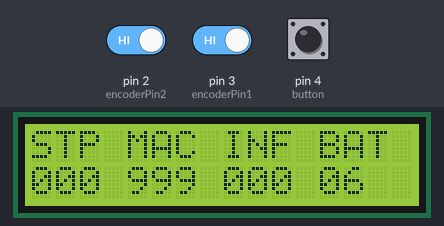
Bench run of a sketch on a simulated Arduino Uno, built with avr-gcc and run on an emulated ATmega328P. Shown: 16×2 character LCD. Inputs (shaded band) come from the test bench; at power-on: pin 3 (encoderPin1) HIGH, pin 4 (button) HIGH, pin 2 (encoderPin2) HIGH.

Above: at 1.2 s.
1.3 s: pin 3 (encoderPin1) driven LOW
At 2.5 s:
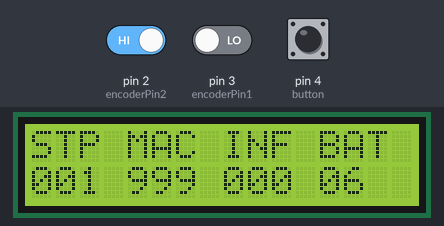
2.8 s: pin 4 (button) pulled LOW for 0.15 s
At 4.3 s:
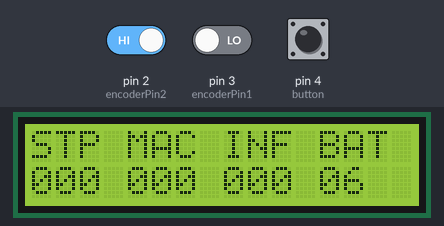
Timing chart, 0 to 5.8 s (numbered marks = the images above; inputs shaded):
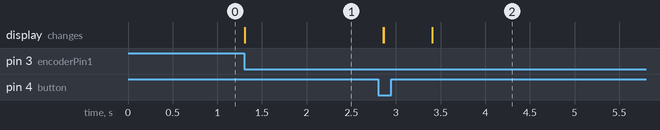

Measured:
- after the input at 1.3 s, the display: changes at once (image 1)
- after the input at 2.8 s, the display: first changes after 0.06 s (image 2 shows a later state)

The sketch:

stepper_ff_paralcd.ino
```cpp
// (licence header left out)
#include "OneButton.h" //this library allows buttons to call mutiple events: http://www.mathertel.de/Arduino/OneButtonLibrary.aspx
#include <LiquidCrystal.h>

// initialize the library with the numbers of the interface pins
LiquidCrystal lcd(12, 11, 10, 9, 8, 7);

OneButton button(4, true); // Setup a OneButton on pin 4.
// Connect a stepper motor with 48 steps per revolution (7.5 degree)
// to motor port #2 (M3 and M4)

int encoderPin1 = 3;
int encoderPin2 = 2;
volatile int lastEncoded = 0;
int encoderValue;
long lastencoderValue = 0;
int lastMSB = 0;
int lastLSB = 0;
int lens;
int infinity =0 ;
int macro = 999;
int hardstop = 0;
int mark1;
int mark2;
int mark3;
int dist = 0;
int bat = 6;
char buffer [16];     //used with sprintinf to format text for LCD
int n;                //used with sprintinf to format text for LCD
long previoushardstop;

void setup() {

  Serial.println("Stepper test!");
  pinMode(encoderPin1, INPUT);
  pinMode(encoderPin2, INPUT);
  digitalWrite(encoderPin1, HIGH); //turn pullup resistor on
  digitalWrite(encoderPin2, HIGH); //turn pullup resistor on

button.attachDoubleClick(infinityFunction); // link the recordFunction to be called on a doubleclick event.
button.attachClick (macroFunction);    // link the reverseFunction to be called on a click (short click) event.
  button.attachPress (resetFunction);   // link the playbackFunction to be called on a press (long click) event.
lcd.begin(16, 2);
lcd.clear();
}

void loop() {
  button.tick(); //this checks for a button press event

  lcd.setCursor(0, 0);
  lcd.print("STP MAC INF BAT");
  lcd.setCursor(0, 1);
 n=sprintf (buffer, "%03d %03d %03d %02d ",hardstop, macro, infinity, bat);
  lcd.print(buffer); ///< You will get “000 00 00 00 00″


  int MSB = digitalRead(encoderPin1); //MSB = most significant bit
  int LSB = digitalRead(encoderPin2); //LSB = least significant bit

  int encoded = (MSB << 1) |LSB; //converting the 2 pin value to single number
  int sum  = (lastEncoded << 2) | encoded; //adding it to the previous encoded value


  if(sum == 0b1101 || sum == 0b0100 || sum == 0b0010 || sum == 0b1011)hardstop ++;


  if(sum == 0b1110 || sum == 0b0111 || sum == 0b0001 || sum == 0b1000)hardstop --;

  lastEncoded = encoded; //store this value for next time

 hardstop = constrain(hardstop,infinity,macro);
 if (hardstop < previoushardstop)  {

previoushardstop = hardstop;
  }

   if (hardstop > previoushardstop)  {

previoushardstop = hardstop;
   }
  }


   void macroFunction(){
     macro = hardstop;
}
void infinityFunction(){
     infinity = hardstop;
}

   void resetFunction(){
     macro = 1000;
     infinity = 0;
}
```
